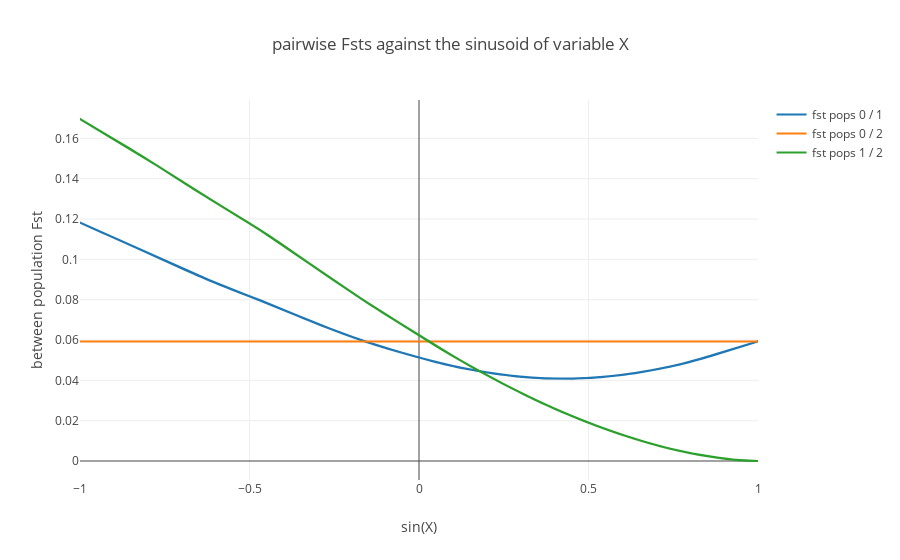

Write notebook code for a chart like this one.
### Code cell
coords= {z:[x for x in range(len(labels)) if labels[x] == z] for z in list(set(labels))}

fig_data= [go.Scatter(
x= [sin(x) for x in Control[coords[i],0]],
y= Control[coords[i],1],
mode= 'lines',
name= 'fst pops {} / {}'.format(i[0],i[1])
) for i in coords.keys()
]

layout = go.Layout(
    title= 'pairwise Fsts against the sinusoid of variable X',
    yaxis=dict(
        title='between population Fst'),
    xaxis=dict(
        title='sin(X)')
)

fig= go.Figure(data=fig_data, layout=layout)
iplot(fig)

### Figure 1 — Plotly figure (JSON) as saved in the notebook; plotly's stock layout.template omitted (floating-point values rounded to 4 significant figures; data arrays with more than 128 entries replaced by an {"elided": "..."} marker saying what was removed)
{"data": [{"mode": "lines", "name": "fst pops 0 / 1", "type": "scatter", "x": {"elided": "290 float values"}, "y": {"elided": "290 float values"}}, {"mode": "lines", "name": "fst pops 0 / 2", "type": "scatter", "x": {"elided": "290 float values"}, "y": {"elided": "290 float values"}}, {"mode": "lines", "name": "fst pops 1 / 2", "type": "scatter", "x": {"elided": "290 float values"}, "y": {"elided": "290 float values"}}], "layout": {"title": "pairwise Fsts against the sinusoid of variable X", "xaxis": {"title": "sin(X)"}, "yaxis": {"title": "between population Fst"}}}
